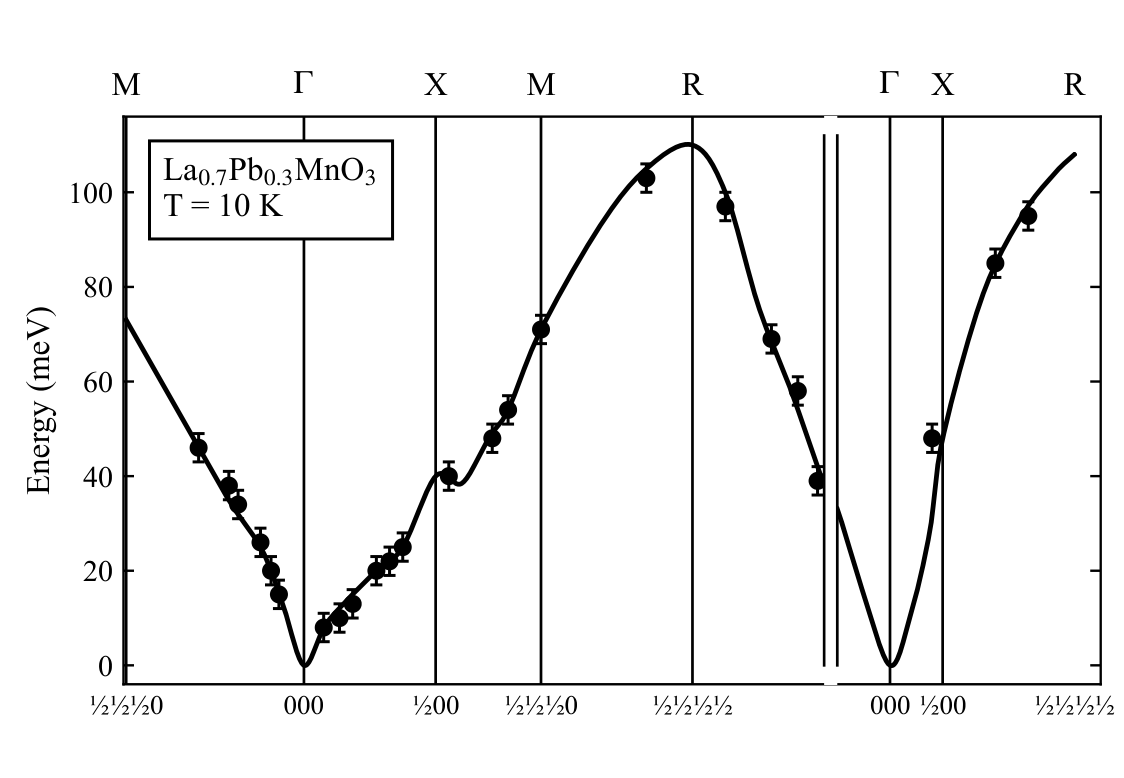

Write the Python code that produced this figure.
# -*- coding: utf-8 -*-
# 图 6.18 La0.7Pb0.3MnO3 (T=10 K) 自旋波色散（Perring et al. 1996），
# 沿高对称路径 (1/2,1/2,0)-G-X-M-R | G-X-R，按扫描特征重建
import sys
sys.path.insert(0, r'E:\AI整理书籍\磁学\book\fig_src')
import numpy as np
import matplotlib.pyplot as plt
from matplotlib.patches import Rectangle
from mplstyle import save_fig

fig, ax = plt.subplots(figsize=(5.2, 3.6))


def catmull_rom(pts, n=60):
    """Catmull-Rom 样条插值（不依赖 scipy）。"""
    P = np.asarray(pts, float)
    if len(P) < 3:
        return P[:, 0], P[:, 1]
    Pe = np.vstack([P[0] + (P[0] - P[1]), P, P[-1] + (P[-1] - P[-2])])
    xs, ys = [], []
    for i in range(1, len(Pe) - 2):
        p0, p1, p2, p3 = Pe[i - 1], Pe[i], Pe[i + 1], Pe[i + 2]
        t = np.linspace(0, 1, n, endpoint=False)[:, None]
        v = 0.5 * ((2 * p1) + (-p0 + p2) * t
                   + (2 * p0 - 5 * p1 + 4 * p2 - p3) * t**2
                   + (-p0 + 3 * p1 - 3 * p2 + p3) * t**3)
        xs.append(v[:, 0]); ys.append(v[:, 1])
    xs.append([Pe[-2, 0]]); ys.append([Pe[-2, 1]])
    return np.concatenate(xs), np.concatenate(ys)


# ---- 路径节点横坐标 ----
XH = 0.0        # (1/2,1/2,0)  M point
XG = 1.35       # G
XX = 2.35       # X
XM = 3.15       # M
XR = 4.30       # R (peak)
GB1, GB2 = 5.30, 5.40   # axis break
XG2 = 5.80      # second-zone G
XX2 = 6.20      # second-zone X
XE = 7.20       # (1/2,1/2,1/2) end

cps = [(XH, 73), (0.55, 46), (0.8, 34), (1.0, 26), (1.1, 20), (1.2, 12),
       (XG, 0), (1.5, 8), (1.65, 13), (1.9, 20), (2.1, 25), (XX, 40),
       (2.55, 38.5), (2.75, 48), (2.9, 54), (XM, 71), (3.6, 93), (3.95, 105),
       (XR, 110), (4.55, 100), (4.8, 76), (5.05, 58), (GB1, 38),
       (GB2, 33), (5.6, 15), (XG2, 0), (5.95, 10), (6.1, 28), (XX2, 48),
       (6.5, 78), (6.8, 95), (7.05, 104), (XE, 108)]
cx, cy = catmull_rom(cps, n=80)
m1 = cx <= GB1
m2 = cx >= GB2
ax.plot(cx[m1], cy[m1], 'k-', lw=1.6, zorder=3)
ax.plot(cx[m2], cy[m2], 'k-', lw=1.6, zorder=3)

# ---- 数据点（带小竖直误差棒） ----
data = [(0.55, 46), (0.78, 38), (0.85, 34), (1.02, 26), (1.10, 20), (1.16, 15),
        (1.50, 8), (1.62, 10), (1.72, 13), (1.9, 20), (2.0, 22), (2.1, 25),
        (2.45, 40), (2.78, 48), (2.9, 54), (XM, 71), (3.95, 103),
        (4.55, 97), (4.9, 69), (5.1, 58), (5.25, 39),
        (6.12, 48), (6.6, 85), (6.85, 95)]
data = np.array(data)
ax.errorbar(data[:, 0], data[:, 1], yerr=np.full(len(data), 3.0),
            fmt='o', color='k', mfc='k', ms=5, elinewidth=1.0,
            capsize=2, capthick=1.0, ls='none', zorder=4)

# ---- 分区竖线与轴断裂 ----
for xv in [XH, XG, XX, XM, XR, XG2, XX2]:
    ax.axvline(xv, color='k', lw=0.9)
ax.add_patch(Rectangle((GB1, -8), GB2 - GB1, 132, fc='white', ec='none', zorder=5))
for xv in [GB1, GB2]:
    ax.plot([xv, xv], [0, 112], 'k-', lw=0.9, zorder=6)

# ---- 轴 ----
ax.set_xlim(-0.02, 7.4)
ax.set_ylim(-4, 116)
ax.set_yticks(range(0, 101, 20))
ax.set_xticks([XH, XG, XX, XM, XR, XG2, XX2, XE])
ax.set_xticklabels(['½½½0', '000', '½00', '½½½0', '½½½½',
                    '000', '½00', '½½½½'], fontsize=9)
ax.set_ylabel('Energy (meV)')
ax.tick_params(axis='x', length=0)

# ---- 顶部惯用记号 ----
tops = [('M', XH), (r'$\Gamma$', XG), ('X', XX), ('M', XM), ('R', XR),
        (r'$\Gamma$', XG2), ('X', XX2), ('R', XE)]
for lab, xv in tops:
    ax.text(xv, 119, lab, ha='center', va='bottom', fontsize=11)

# ---- 左上参数框 ----
ax.text(0.28, 108, 'La$_{0.7}$Pb$_{0.3}$MnO$_3$\nT = 10 K',
        ha='left', va='top', fontsize=11, zorder=7,
        bbox=dict(fc='white', ec='k', pad=4.5))

fig.subplots_adjust(left=0.11, right=0.98, bottom=0.12, top=0.85)
save_fig(fig, 'ch6', 'fig6_18')
